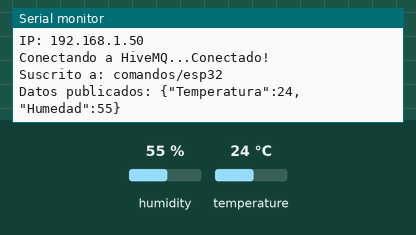
Simulated run of this sketch. Board: ESP32. Parts: the last lines printed to the serial monitor. The inputs (shaded band) are chosen by the test bench; at power-on: humidity 55 %, temperature 24 °C. WiFi joins after 1.5 s; servers stay silent unless stated; no MQTT or app messages arrive unless stated.

Above: at 3.7 s.
3.8 s: humidity set to 22 %
At 5.0 s:
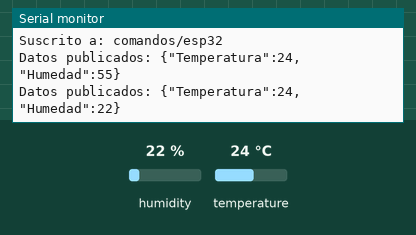
6.5 s: temperature set to 12 °C
At 7.9 s:
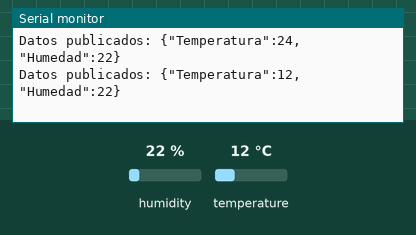
9.2 s: humidity set to 40 %
At 11.4 s:
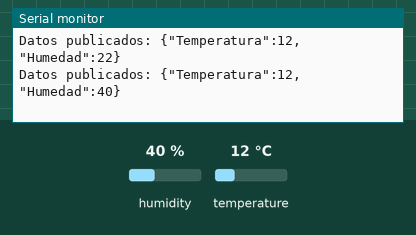
Timing chart, 0 to 12.9 s (numbered marks = the images above; inputs shaded):
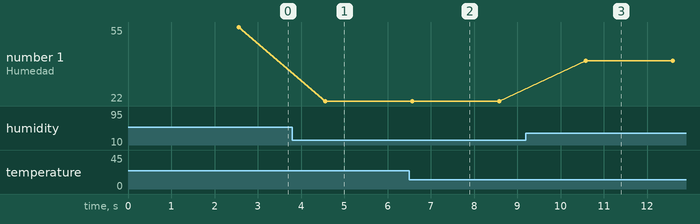

Measured:
- after the input at 3.8 s, the serial monitor: prints a new line after 0.77 s (image 1)
- after the input at 6.5 s, the serial monitor: prints a new line after 0.07 s (image 2)
- after the input at 9.2 s, the serial monitor: prints a new line after 1.4 s (image 3)
- plotted number 1: 22 → 40 after the input at 9.2 s

The sketch:

dht22MQTT.ino
```cpp
#include <Arduino.h>
#include <WiFi.h>
#include <PubSubClient.h>
#include <DHT.h>
#include <ArduinoJson.h>
#include <WiFiClientSecure.h>

#define DHT22_PIN  15 // ESP32 pin GPIO21 connected to DHT22 sensor

DHT dht22(DHT22_PIN, DHT22);

//wifi
const char* ssid = "Wokwi-GUEST";
const char* password = "";

const char* mqttServer = "6a27f69ee3d5461f8991096bdfcaaf3c.s1.eu.hivemq.cloud";
const int mqttPort = 8883;
const char* mqtt_user = "adminhive";
const char* mqtt_password = "adminhive";

WiFiClientSecure espClient;
PubSubClient client(espClient);

void reconnect();
void callback(char* topic, byte* payload, unsigned int length);

void setup() {
  Serial.begin(115200);
  delay(1000);
  Serial.println("\n=== DHT22 + MQTT ===");

  Serial.print("Conectando a Wi-Fi");
  WiFi.begin(ssid, password);
  while (WiFi.status() != WL_CONNECTED) {
    delay(500);
    Serial.print(".");
  }
  Serial.println("\nWi-Fi conectado");
  Serial.print("IP: ");
  Serial.println(WiFi.localIP());

  espClient.setInsecure();
  client.setServer(mqttServer, mqttPort);
  client.setCallback(callback);

  reconnect();
}

void callback(char* topic, byte* payload, unsigned int length) {
  Serial.print("Mensaje recibido en: ");
  Serial.print(topic);
  Serial.print(" -> ");

  String message = "";
  for (int i = 0; i < length; i++) {
    message += (char)payload[i];
  }
  Serial.println(message);
}

void reconnect() {
  while (!client.connected()) {
    Serial.print("Conectando a HiveMQ...");

    if (client.connect("ESP32_001", mqtt_user, mqtt_password)) {
      Serial.println("Conectado!");
      client.subscribe("comandos/esp32");
      Serial.println("Suscrito a: comandos/esp32");

    } else {
      Serial.print("Falló, rc=");
      Serial.print(client.state());
      Serial.println(" reintentando en 5s...");
      delay(5000);
    }
  }
}

void loop() {

  float hum  = dht22.readHumidity();
  float temp = dht22.readTemperature();

  StaticJsonDocument<256> doc;
  doc["Temperatura"] = temp;
  doc["Humedad"] = hum;

  char buffer[256];
  serializeJson(doc, buffer);

  // Publicar en HiveMQ
  if (client.publish("sensores/esp32/datos", buffer)) {
    Serial.print("Datos publicados: ");
    Serial.println(buffer);
  } else {
    Serial.println("Error al publicar");
  }
  // wait a 2 seconds between readings
  delay(2000);
}
```
